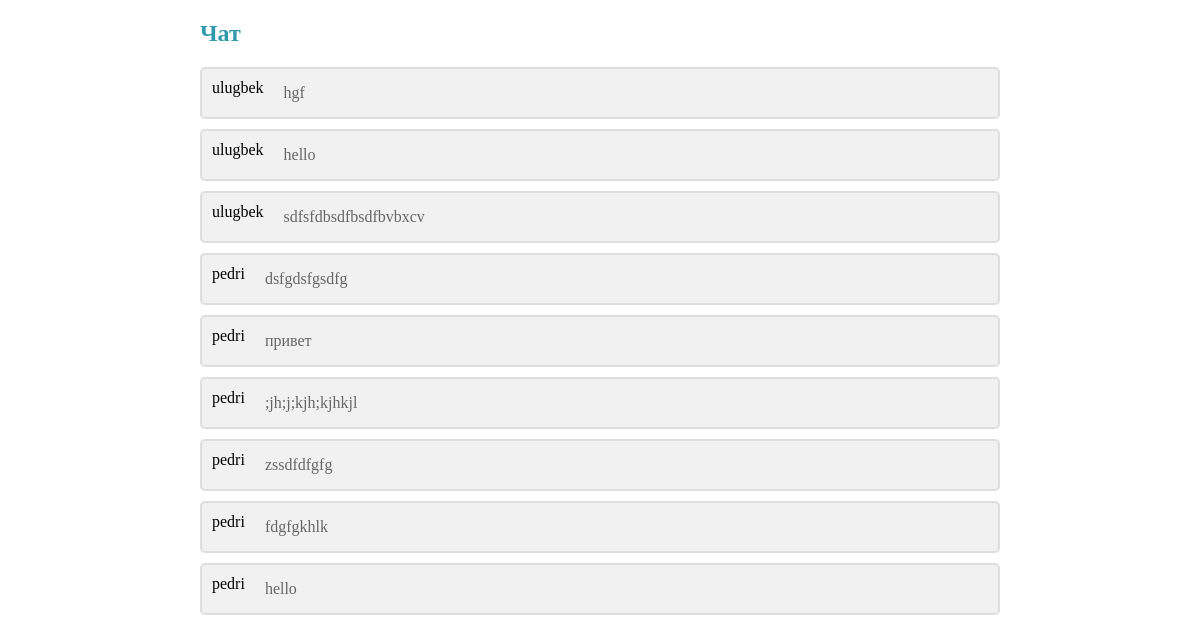
The app's page /libraries/chat, older data.
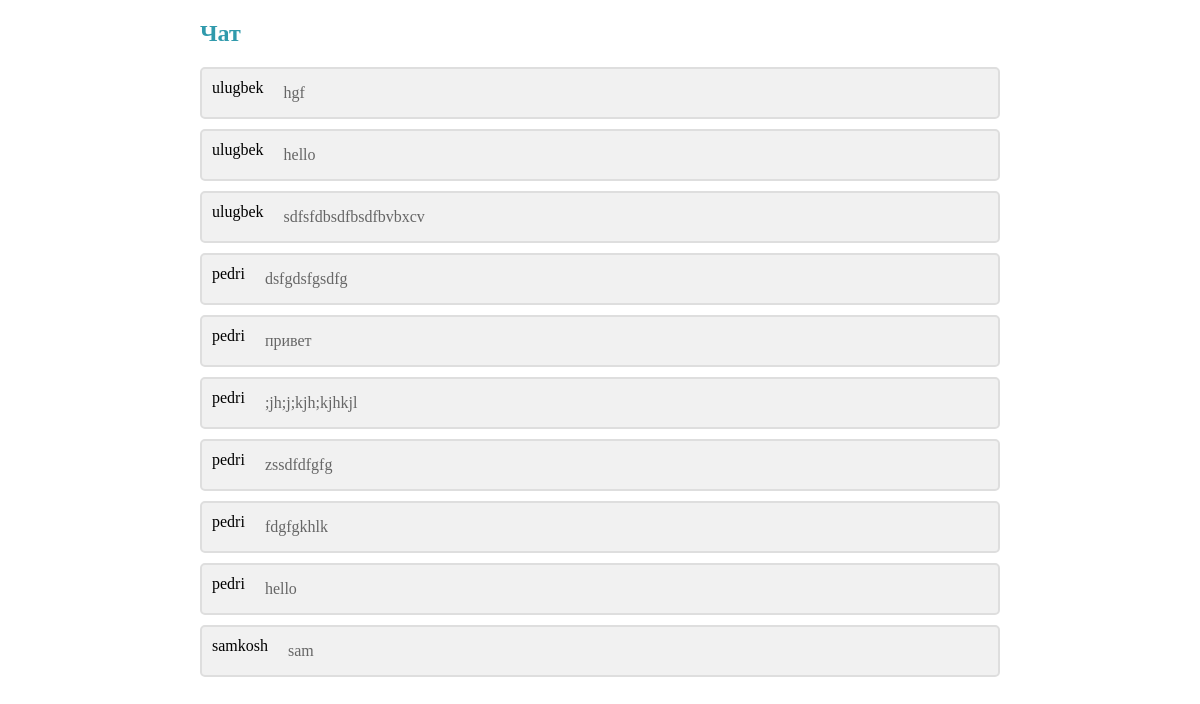
The same page, newer data.
### libraries/models.py (models this page shows, shortened)
class Chat(models.Model):
    customer = models.ForeignKey(Customer, on_delete=models.CASCADE, null=True, blank=True)
    message = models.TextField()
    posted_at = models.DateTimeField(auto_now=True, null=True)

class Customer(models.Model):
    user = models.OneToOneField(User, null=True, blank=True, on_delete=models.CASCADE)
    name = models.CharField(max_length=200, null=True)
    phone = models.CharField(max_length=200, null=True)
    email = models.CharField(max_length=200, null=True)
    profile_pic = models.ImageField(default="profile1.png")
    faculty = models.ForeignKey(Faculty, on_delete=models.CASCADE, blank=True, null=True)
    date_created = models.DateTimeField(auto_now_add=True, null=True)
    class Meta:
        verbose_name = "Библотекар"
        verbose_name_plural = "Библотекар"

### libraries/views.py (the view)
# urls.py: path('chat', views.chat, name='chat'),
def chat(request):
    chat = Chat.objects.all()
    return render(request, 'chat.html', {'chat': chat})

### libraries/templates/chat.html (shortened to what this page needs)
<!doctype html>
<html lang="en">
<head>
</head>
<body>
<h2 class="chat_title"><a href="{% url 'chatform' %}">Чат</a></h2>
        {% for chat_v in chat %}
        {% if chat_v.user.is_staff %}
        {{ chat_v.user }}
        {% else %}
        <div class="container">
            <div class="chat_avatar">{{ chat_v.customer.user }}</div>
        {% endif %}
        <p class="chat_text">{{ chat_v.message }}</p>
        </div>
        {% endfor %}
</body>
</html>

Row changes from the older to the newer data that the page shows:
added Chat: customer.user "samkosh", message "sam"
